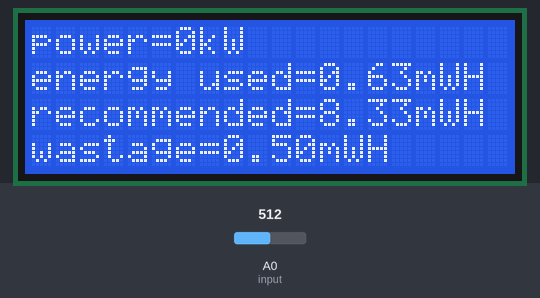
Simulated run of this sketch. Board: Arduino Uno, built with avr-gcc and run on an emulated ATmega328P. Shown: 20×4 character LCD. Inputs (shaded band) come from the test bench; at power-on: A0 (input) = 512. Random numbers use the default seed unless the sketch sets one.

Above: at 1.2 s.
1.3 s: A0 (input) set to 702
At 2.9 s:
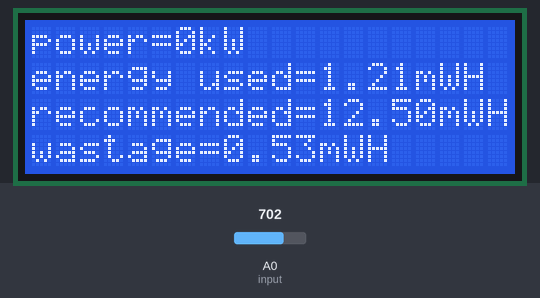
4.6 s: A0 (input) set to 727
At 6.9 s:
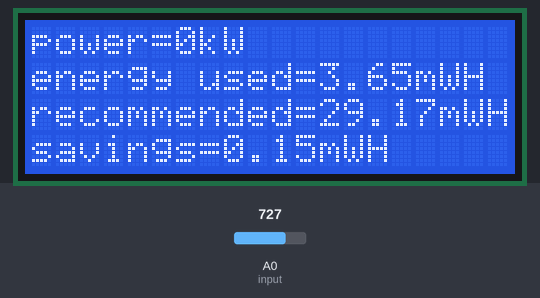
8.7 s: A0 (input) set to 716
At 24.1 s:
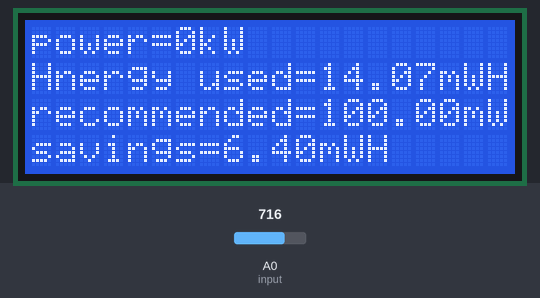
Timing chart, 0 to 25.6 s (numbered marks = the images above; inputs shaded):
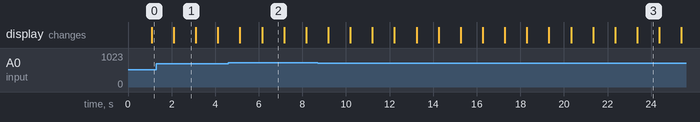

The sketch:

Electricity_consumption_monitor.ino
```cpp
#include <LiquidCrystal.h>

int input=A0;
int output=6;
int timepassed=0;
int resistance=20;
double Energy=0;
double total=0;
double gallonused=0;
double wtotal=0;
double trashmade=0;
double trtotal=0;
LiquidCrystal lcd(2, 3, 4, 5, 6,7);
void setup() {
  pinMode(input, INPUT);
  pinMode(output, OUTPUT);

    // set up the LCD's number of columns and rows:
  lcd.begin(20, 4);
  // initialize the serial communications:
  Serial.begin(9600);


}

void loop() {
  lcd.clear();
  lcd.print("power=");
  timepassed++;

 double recoTrash=10*timepassed;
 double randtrash=random(6,10);
 trashmade=trashmade+randtrash;
 double tratio=trashmade/recoTrash;
 double tdiff=1-tratio;
 double trtotal=trtotal+tdiff;
int trashpoints=trtotal*(1/16);


  double recoWater=(3.3*timepassed);
  double randwater=random(3,5);
  gallonused=(gallonused+randwater);
  double wratio=(gallonused/recoWater);
  double wdiff=1-wratio;
  wtotal=wtotal+wdiff;
int waterpoints=wtotal*0.15;


  double Voltage=analogRead(input)*5.0/1024;
  double Power=(Voltage*Voltage/resistance);
  lcd.print((int)(Power));
  lcd.print("kW");
  lcd.setCursor(0,1);
  lcd.print("energy used=");
  Energy= Energy+Power;
  double energyconsumed=10*Energy;
  double RecoValue=(100.0/24*timepassed);
  lcd.print(Energy);
  lcd.print("mWH");
  lcd.setCursor(0,2);
  lcd.print("recommended=");
  lcd.print(RecoValue);
  lcd.print("mWH");
  lcd.setCursor(0,3);
  double ratio=energyconsumed/RecoValue;
  double difference=1-ratio;
  total=total+difference;
int electricitypoints=total;
  if (total<0)
  {
    lcd.print("savings=");
    lcd.print(total*(-1));
    lcd.print("mWH");
    }
    else
  {
    lcd.print("wastage=");
    lcd.print(total);
    lcd.print("mWH");
  }
  delay(1000);


}
```

Measured:
- the behaviour switches between 715 and 716 on A0 (input) (found by bisection; images 1 and 2)
- what the display in image 1 shows lasts 1.0 s, from 2.1 s to 3.1 s
